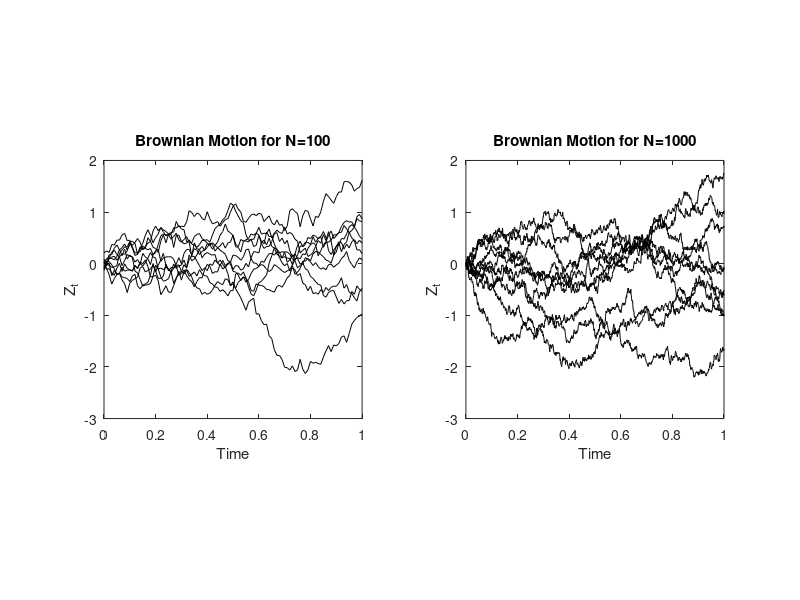
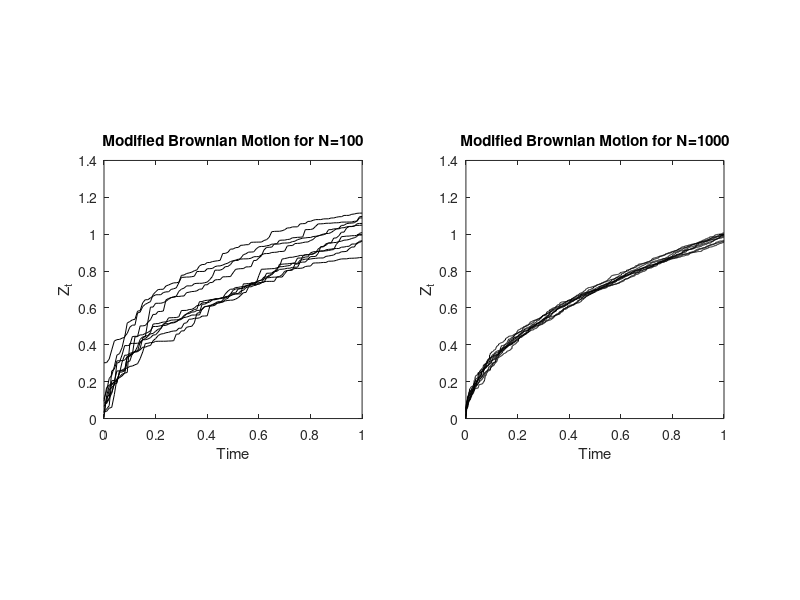

Here is the MATLAB script that generated these plots, in order:
%%Q5 properties of Brownian Motion
clear all;close all;
N=[100,1000];
figure
for i=1:2
    h(i)=subplot(1,2,i);
    dt=1/N(i);
    x=0:dt:1;
    for j=1:10
        %generate random numbers
        z=sqrt(dt)*randn(N(i)+1,1);
        z=cumsum(z);
        plot(x,z,'k')
        hold on
    end
    axis square
    %axis([0 1 -3 3])
    xlabel('Time')
    ylabel('Z_{t}')
    title(strcat('Brownian Motion for N=',num2str(N(i))))
end
linkaxes([h(1),h(2)],'y')

figure
N=[100,1000];
for i=1:2
    h(i)=subplot(1,2,i);
    dt=1/N(i);
    x=0:dt:1;
    for j=1:10
        z=zeros(N(i)+1,1);
        z(1)=sqrt(dt*randn^2);
        l=dt*randn(N(i)+1,1).^2;
        for k=2:(N(i)+1)
            z(k)=sqrt(z(k-1)^2+l(k));
        end
        %generate random numbers
        plot(x,z,'k')
        hold on
    end
    axis square
    %axis([0 1 -3 3])
    xlabel('Time')
    ylabel('Z_{t}')
    title(strcat('Modified Brownian Motion for N=',num2str(N(i))))
end
